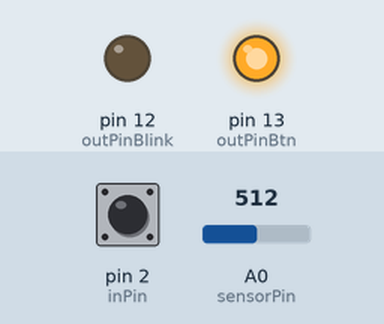
Simulated run of this sketch. Board: Arduino Uno, built with avr-gcc and run on an emulated ATmega328P. Parts: output pins drawn as LEDs (lit = HIGH). Dashed ring = blinking. Inputs (shaded band) come from the test bench; at power-on: A0 (sensorPin) = 512, pin 2 (inPin) HIGH. What the sketch prints to the serial monitor is not drawn.

Above: at 1.2 s.
1.3 s: A0 (sensorPin) set to 0
At 1.42 s:
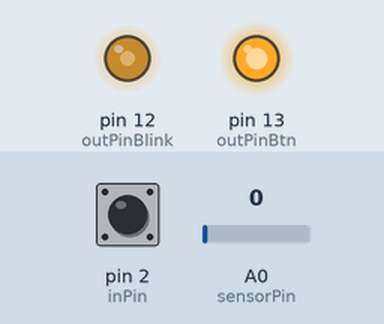
4.3 s: pin 2 (inPin) pulled LOW for 0.15 s
At 5.1 s:
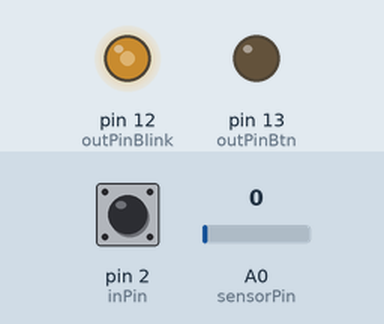
7.3 s: A0 (sensorPin) set to 12
10.3 s: A0 (sensorPin) set to 15
13.3 s: pin 2 (inPin) pulled LOW for 1 s
At 14.7 s:
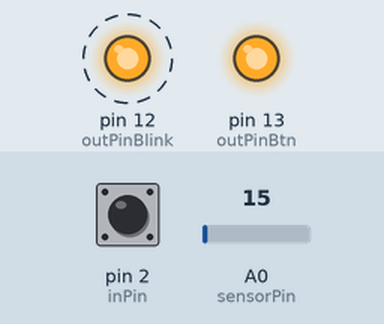
17.3 s: pin 2 (inPin) pulled LOW for 3.2 s
At 17.8 s:
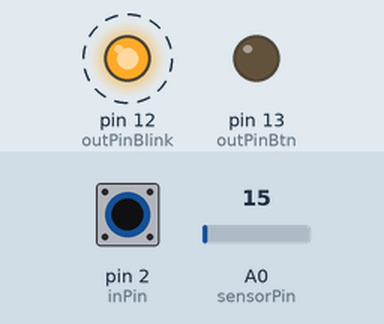
Timing chart, 0 to 23.0 s (numbered marks = the images above; inputs shaded):
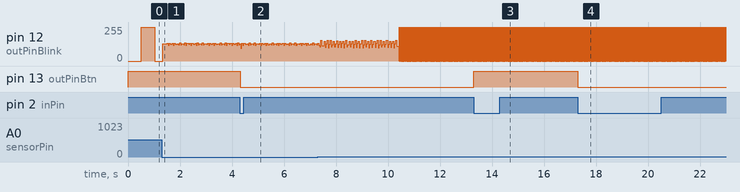

Measured:
- after the input at 4.3 s, pin 13 (outPinBtn): HIGH → LOW at once
- after the input at 13.3 s, pin 13 (outPinBtn): LOW → HIGH at once
- after the input at 17.3 s, pin 13 (outPinBtn): HIGH → LOW at once
- by itself, pin 12 (outPinBlink): alternates 255/255 for 0.02 s and 0/255 for 0.02 s

The sketch:

UsingMillis.ino
```cpp
/*
 Name:		UsingMillis.ino
 Created:	2/14/2018 11:33:01 AM
 Author:	Housame Oueslati
*/

int sensorPin = A0; // select the input pin for LDR
int sensorValue = 0; // variable to store the value coming from the sensor

int inPin = 2;      // the number of the input pin
int outPinBlink = 12;    // the number of the ouput pin for LED that will blink
int outPinBtn = 13;    // the number of the output pin for the LED depended on the button

int state = HIGH;      // the current state of the output pin for button
int ledState = LOW;    // ledState used to set the blinking LED

int reading;           // the current reading from the input pin
int previous = LOW;    // the previous reading from the input pin
long previousMillis = 0;  // will store last time LED was used
long interval = 1000;  // interval at which to blink (milliseconds)

					   // the follow variables are long's because the time, measured in miliseconds,
					   // will quickly become a bigger number than can be stored in an int.
long time = 0;         // the last time the output pin was toggled
long debounce = 200;

void setup()
{
	Serial.begin(9600); //sets serial port for communication
	pinMode(inPin, INPUT_PULLUP);
	pinMode(outPinBlink, OUTPUT);
	pinMode(outPinBtn, OUTPUT);
}

void loop()
{
	// -----------Button on/off------------
	reading = digitalRead(inPin);

	// if the input just went from LOW and HIGH and we've waited long enough
	// to ignore any noise on the circuit, toggle the output pin and remember
	// the time
	if (reading == LOW && previous == HIGH && millis() - time > debounce) {
		if (state == HIGH)
		{
			// The LED connected to button turn OFF
			state = LOW;
			Serial.println("LED OFF");
		}
		else
		{
			state = HIGH;
			Serial.println("LED ON");
		}
		time = millis();
	}
	digitalWrite(outPinBtn, state);

	previous = reading;
	// ------------ LED && Sensor ---------
	long currentMillis = millis();
	sensorValue = analogRead(sensorPin); // read the value from the sensor

	if (currentMillis - previousMillis >= sensorValue) {
		Serial.println(sensorValue);
		// save the last time you blinked the LED
		previousMillis = currentMillis;

		// if the LED is off turn it on and vice-versa:
		if (ledState == LOW) {
			ledState = HIGH;
		}
		else {
			ledState = LOW;
		}

		// set the LED with the ledState of the variable:
		digitalWrite(outPinBlink, ledState);
	}
}
```
